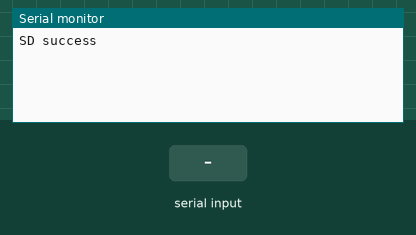
Simulated run of this sketch. Board: Arduino Uno, built with avr-gcc and run on an emulated ATmega328P. On the bench: the last lines printed to the serial monitor. Inputs (shaded band) come from the test bench. Storage starts empty; the audio player accepts every command and is not drawn.

Above: at 1.2 s.
1.3 s: "1" received over Serial
At 2.4 s:
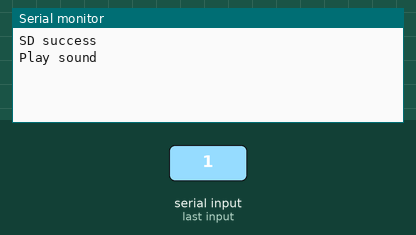
2.8 s: "0" received over Serial
At 3.5 s:
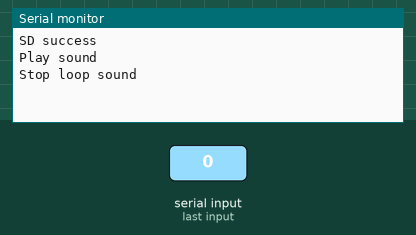
4.3 s: "+" received over Serial
At 4.7 s:
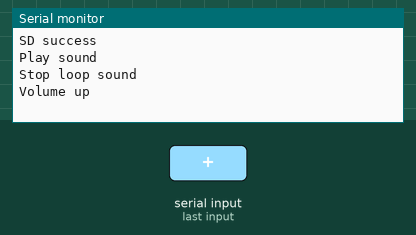
5.8 s: "-" received over Serial
At 7.0 s:
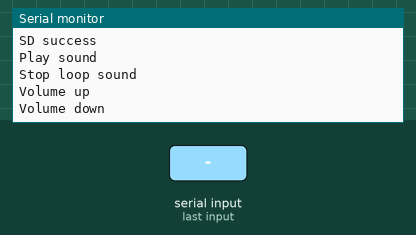
7.3 s: "x" received over Serial
At 8.1 s:
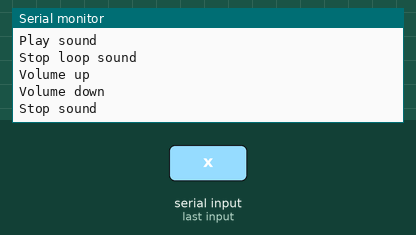

The sketch:

PlaySound.ino
```cpp
#include <SD.h>
#define SD_ChipSelectPin 4
#include <TMRpcm.h>
#include <SPI.h>

TMRpcm tmrpcm;

void setup(){
    tmrpcm.speakerPin=9;
    Serial.begin(115200);
    if(!SD.begin(SD_ChipSelectPin)){
        Serial.println("SD fail");
    } else {
        Serial.println("SD success");
        tmrpcm.setVolume(5);
        tmrpcm.loop(1);
    }

}

void loop (){
    char command = Serial.read();
    if(command == '1'){
        Serial.println("Play sound");
        tmrpcm.play("Birds.wav");
    } else if(command == '0'){
        Serial.println("Stop loop sound");
        tmrpcm.loop(0);
    } else if(command == '+'){
        Serial.println("Volume up");
        tmrpcm.volume(1);
    } else if(command == '-'){
        Serial.println("Volume down");
        tmrpcm.volume(0);
    } else if(command == 'x'){
        Serial.println("Stop sound");
        tmrpcm.stopPlayback();
    }

}
```

Measured:
- after the input at 1.3 s, the serial monitor: prints a new line at once (image 1)
- after the input at 2.8 s, the serial monitor: prints a new line at once (image 2)
- after the input at 4.3 s, the serial monitor: prints a new line at once (image 3)
- after the input at 5.8 s, the serial monitor: prints a new line at once (image 4)
- after the input at 7.3 s, the serial monitor: prints a new line at once (image 5)
